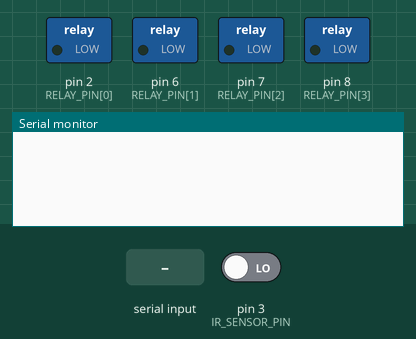
Bench run of a sketch on a simulated Arduino Uno, built with avr-gcc and run on an emulated ATmega328P. Parts: switched loads named in the sketch (green lamp = pin HIGH), the last lines printed to the serial monitor. Inputs (shaded band) come from the test bench; at power-on: pin 3 (IR_SENSOR_PIN) LOW.

Above: at 1.2 s.
1.3 s: pin 3 (IR_SENSOR_PIN) driven HIGH
At 1.7 s:
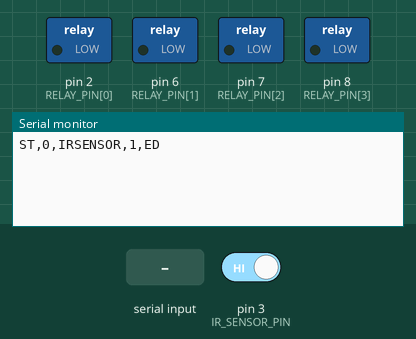
2.8 s: "PRINTER" received over Serial
At 4.8 s:
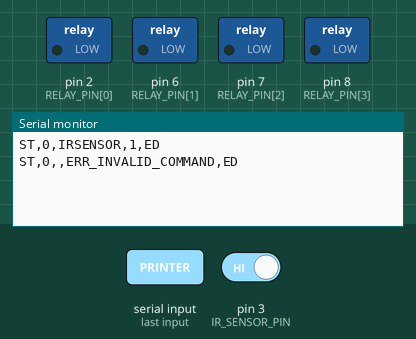

Measured:
- after the input at 1.3 s, the serial monitor: prints a new line at once (image 1)
- after the input at 2.8 s, the serial monitor: prints a new line after 1.0 s (image 2)

The sketch:

IR_nottconnected.ino
```cpp
#include <Arduino.h>

const int RELAY_PIN[] = {2, 6, 7, 8};
const int IR_SENSOR_PIN = 3;
int previousIRState = LOW;

void setup() {
  Serial.begin(115200);
  Serial.flush();

  for (int i = 0; i < sizeof(RELAY_PIN) / sizeof(RELAY_PIN[0]); i++) {
    pinMode(RELAY_PIN[i], OUTPUT);
    digitalWrite(RELAY_PIN[i], LOW);
  }

  pinMode(IR_SENSOR_PIN, INPUT);
  previousIRState = digitalRead(IR_SENSOR_PIN);
}

String getValue(String data, char separator, int index) {
  int found = 0;
  int strIndex[] = {0, -1};
  int maxIndex = data.length() - 1;

  for (int i = 0; i <= maxIndex && found <= index; i++) {
    if (data.charAt(i) == separator || i == maxIndex) {
      found++;
      strIndex[0] = strIndex[1] + 1;
      strIndex[1] = (i == maxIndex) ? i + 1 : i;
    }
  }
  return found > index ? data.substring(strIndex[0], strIndex[1]) : "";
}

void relayControl(String relayCommand) {
  String relayName = getValue(relayCommand, ',', 2);
  int relayState = getValue(relayCommand, ',', 3).toInt();

  int relayPinIndex = -1;

  if (relayName.equals("PRINTER")) {
    relayPinIndex = 0;
  } else if (relayName.equals("DISPENSER")) {
    relayPinIndex = 1;
  } else if (relayName.equals("CARD_READER")) {
    relayPinIndex = 2;
  } else if (relayName.equals("PASSPORT_READER")) {
    relayPinIndex = 3;
  } else {
    Serial.print("ST,0," + relayName + ",ERR_INVALID_COMMAND,ED\r\n");
    return;
  }

  // Check and update the relay state
  if (relayState == 1 && digitalRead(RELAY_PIN[relayPinIndex]) == LOW) {
    // Turn ON (HIGH) only if it's currently OFF (LOW)
    digitalWrite(RELAY_PIN[relayPinIndex], HIGH);
  } else if (relayState == 0 && digitalRead(RELAY_PIN[relayPinIndex]) == HIGH) {
    // Turn OFF (LOW) only if it's currently ON (HIGH)
    digitalWrite(RELAY_PIN[relayPinIndex], LOW);
  }

  // Send the current relay state in the response
  Serial.print("ST,0," + relayName + "," + String(digitalRead(RELAY_PIN[relayPinIndex])) + ",ED\r\n");
}

void loop() {
  int currentIRState = digitalRead(IR_SENSOR_PIN);

  if (currentIRState != previousIRState) {
    // IR Sensor state changed
    Serial.print("ST,0,IRSENSOR," + String(currentIRState) + ",ED\r\n");
    previousIRState = currentIRState;
  }

  if (Serial.available() > 0) {
    String data = Serial.readString();
    relayControl(data);
  }
}
```
